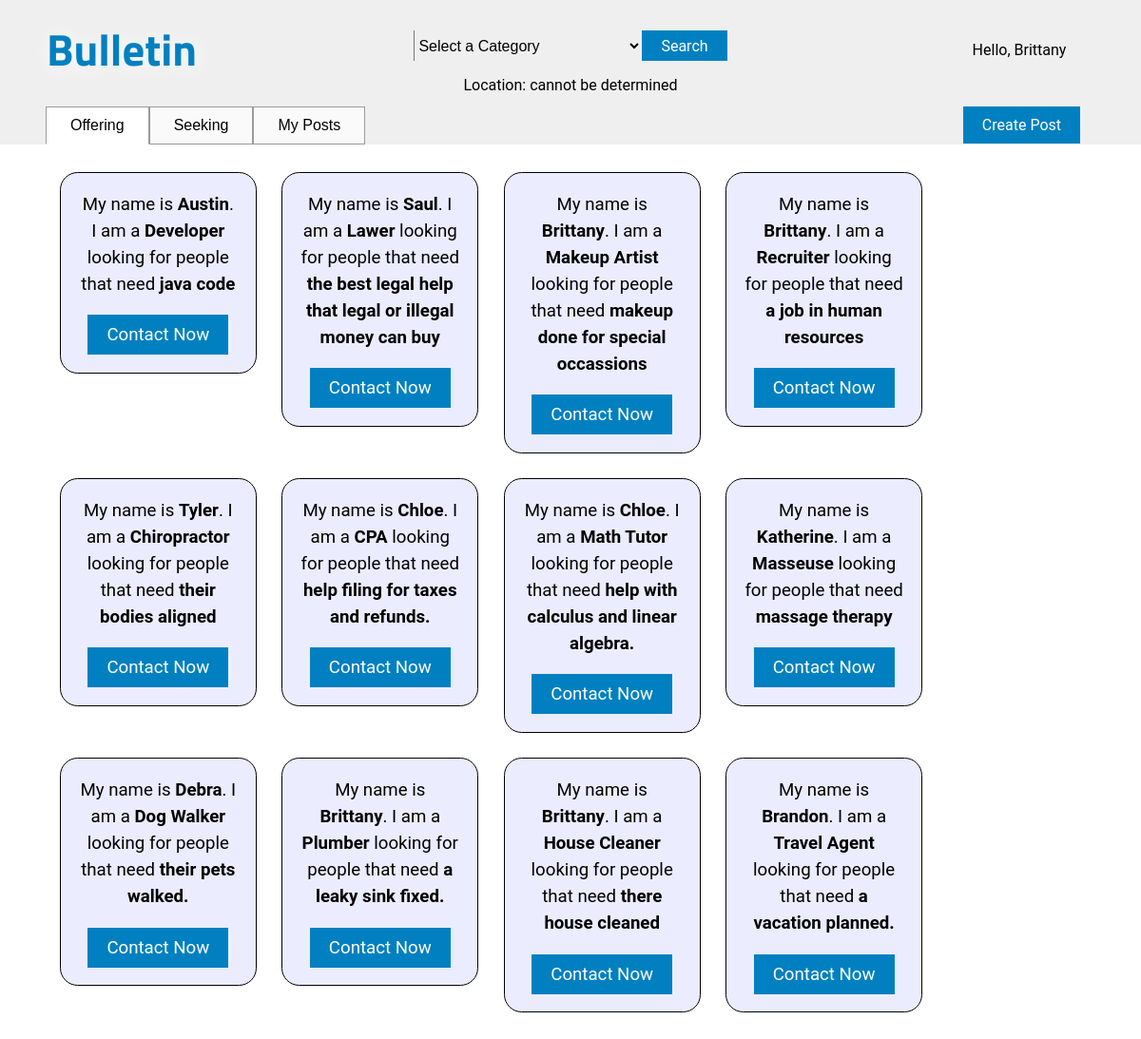
/board.php (signed in), run on the app's committed database.
### tables this page shows
CREATE TABLE `post` (
  `ID` int(11) NOT NULL,
  `type` varchar(20) NOT NULL,
  `name` varchar(60) NOT NULL,
  `date` datetime NOT NULL DEFAULT CURRENT_TIMESTAMP,
  `category` varchar(20) NOT NULL,
  `occupation` varchar(20) NOT NULL,
  `body_description` varchar(255) NOT NULL,
  `due_date` varchar(20) DEFAULT NULL,
  `contact` varchar(20) NOT NULL
);

### assets/scripts/model.php (called while the page is built, shortened)
<?php
class accountDatabaseAdapter {
	private $DB;
	public function __construct() {
		$db = 'mysql:dbname=bulletin_db;host=127.0.0.1;charset=utf8';
		$user = 'root';
		$password = '';
		try {
			$this->DB = new PDO ( $db, $user, $password );
			$this->DB->setAttribute ( PDO::ATTR_ERRMODE, PDO::ERRMODE_EXCEPTION );
		} catch ( PDOException $e ) {
			echo ('Error Establishing Connection');
			exit ();
		}
	}
	public function getAllOfferingPosts(){
		$stmt = $this->DB->prepare ( "SELECT * FROM post WHERE type='offering';" );
		$stmt->execute ();
		$arr = $stmt->fetchAll();
		return $arr;
	}
}
?>

### board.php (the view, shortened to what this page needs)
<?php
include 'assets/scripts/model.php';
$accountDatabaseAdapter = new accountDatabaseAdapter ();
?>
<!DOCTYPE html>
<html>
<head>
<link href="assets/style/main.css" type="text/css" rel="stylesheet">
</head>
<body>
	<div id="head">
		<div class="logo">
			<h1 class="textlogo">Bulletin</h1>
		</div>
		<div class="headright">
			<div class="dropdown">
				<div id="usersname">Hello, <?php echo $_SESSION['user'];?></div>
			</div>
		</div>
		<form id="searchForm" action="assets/scripts/controller.php"
			method="post">
			<div id="searcharea">
				<div class="mainsearch">
					<select id="categories" class="categories" name="categories">
					<?php
					if (isset ( $_GET ['category'] ) && $_GET ['category'] === 'All Categories') {
						echo file_get_contents ( './categories.txt', true );
					} else if (isset ( $_GET ['category'] )) {
						echo '<option selected="selected" value="' . $_GET ['category'] . '">' . $_GET ['category'] . '</option>';
						echo file_get_contents ( './categories.txt', true );
					}
					else {
						echo '<option selected="selected" disabled="disabled">Select a Category</option>';
					}
					?>
				</select>
					<button id="searchbutton">Search</button>
				</div>
				<div id="location"></div>
			</div>
		</form>
	</div>
	<div class="tab">
		<button id="home" class="sectionl" onclick="openPage('Offering')">Offering</button>
		<button class="sectionl" onclick="openPage('Seeking')">Seeking</button>
		<button class="sectionl" onclick="openPage('MyPosts')">My Posts</button>
		<div id="newpostbutton">
			<button class="mainbuttons">Create Post</button>
		</div>
	</div>
	<div id="Offering" class="boardcontent">
	<?php
	if (isset ( $_GET ['category'] ) && ($_GET ['category'] !== 'All Categories')) {
		$arr = $accountDatabaseAdapter->searchOfferingPosts ( $_GET ['category'] );
	} else {
		$arr = $accountDatabaseAdapter->getAllOfferingPosts ();
	}
	if (sizeof ( $arr ) == 0) {
		$result = 'There are currently no offering posts for ' . $_GET ['category'];
		echo $result;
	} else {
		foreach ( array_reverse ( $arr ) as $item ) {
			$result = '<div class="offeringposttemplate"><p class="livepostcontent">My name is <span class="userinputtedfield">' . $item ['name'] . '</span>. I am a <span class="userinputtedfield">' . $item ['occupation'] . '</span> looking for people that need <span class="userinputtedfield">' . $item ['body_description'] . '</span></p><button id="contactbutton" class="USERID" onclick="window.location.href=\'mailto:' . $item ['contact'] . '\'">Contact Now<br></button></div>';
			echo $result;
		}
	}
	?>
	</div>
</body>
</html>

### assets/style/main.css (style rules this page uses)
html, body { margin: 0px; height: 100vh; min-width: 1085px; }
::placeholder { color: #5c5c5c; }
.mainbuttons { background-color: #0080c0; border: none; color: white; padding: 10px 20px; text-align: center; text-decoration: none; font-size: 12pt; font-family: "Roboto"; cursor: pointer; }
#searchbutton { background-color: #0080c0; border: none; color: white; padding: 5px 20px; text-align: center; text-decoration: none; font-size: 12pt; font-family: "Roboto"; cursor: pointer; height: 2em; }
#head { background-color: #efefef; height: 3em; padding: 1em 3em 3em 3em; }
.logo { float: left; width: 10em; }
.textlogo { font-family: 'Titillium Web', sans-serif; font-size: 35pt; color: #0080c0; text-shadow: 2px 2px 20px white; margin: 0; display: flex; flex-direction: column; justify-content: center; align-items: center; }
#searcharea { display: flex; flex-direction: column; justify-content: center; align-items: center; margin: 1em auto; width: 40em; }
.mainsearch { display: flex; justify-content: center; height: 3em; width: 40em; }
.headright { float: right; display: flex; flex-direction: column; justify-content: center; align-items: center; width: 20em; height: 6em; width: 10em; margin-top: -0.5em; }
#usersname { margin-bottom: .5em; font-family: 'Roboto', sans-serif; font-size: 12pt; cursor: pointer; }
#location { font-family: 'Roboto', sans-serif; font-size: 12pt; }
.categories { width: 15em; height: 2em; border-top: none; border-right: none; border-bottom: none; outline: none; font-size: 12pt; }
div.tab { overflow: hidden; background-color: #efefef; padding-left: 3em; }
div.tab button.sectionl { background-color: #fafafa; float: left; border-left: 1px solid #9b9b9b; border-right: 1px solid #9b9b9b; border-top: 1px solid #9b9b9b; border-bottom: 1px solid #9b9b9b; outline: none; cursor: pointer; padding: 10px 25px; transition: 0.1s; font-size: 12pt; }
div.tab button.sectionl.active { background-color: white; border-bottom: 1px solid white; }
#newpostbutton { float: right; margin-right: 4em; }
.boardcontent { display: none; float: left; padding: 1em 3.3em 1em 3.1em; }
.offeringposttemplate { display: inline-block; vertical-align: top; text-align: center; border: 1px solid black; border-radius: 1em; background-color: #ececff; font-size: 14pt; font-family: "Roboto"; margin: .7em; width: 9em; padding: 1em 1em; line-height: 1.5em; }
.livepostcontent { margin-top: 0; }
.userinputtedfield { font-weight: bold; }
#contactbutton { background-color: #0080c0; border: none; color: white; padding: 5px 20px; text-align: center; text-decoration: none; font-size: 14pt; font-family: "Roboto"; cursor: pointer; min-height: 42px; max-width: 160px; }

### data on the page
post: name "Austin", occupation "Developer", body_description "java code"
post: name "Saul", occupation "Lawer", body_description "the best legal help that legal or illegal money can buy"
post: name "Brittany", occupation "Makeup Artist", body_description "makeup done for special occassions"
post: name "Brittany", occupation "Recruiter", body_description "a job in human resources"
post: name "Tyler", occupation "Chiropractor", body_description "their bodies aligned"
post: name "Chloe", occupation "CPA", body_description "help filing for taxes and refunds."
post: name "Chloe", occupation "Math Tutor", body_description "help with calculus and linear algebra."
post: name "Katherine", occupation "Masseuse", body_description "massage therapy"
post: name "Debra", occupation "Dog Walker", body_description "their pets walked."
post: name "Brittany", occupation "Plumber", body_description "a leaky sink fixed."
post: name "Brittany", occupation "House Cleaner", body_description "there house cleaned"
post: name "Brandon", occupation "Travel Agent", body_description "a vacation planned."

### other printed values
$_SESSION['user'] "Brittany"
